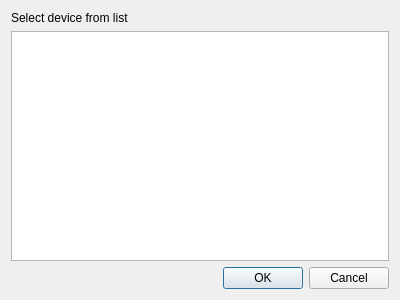
<?xml version="1.0" encoding="UTF-8"?>
<ui version="4.0">
 <class>ConnectDialog</class>
 <widget class="QDialog" name="ConnectDialog">
  <property name="geometry">
   <rect>
    <x>0</x>
    <y>0</y>
    <width>400</width>
    <height>300</height>
   </rect>
  </property>
  <property name="windowTitle">
   <string>Dialog</string>
  </property>
  <layout class="QVBoxLayout" name="verticalLayout">
   <item>
    <widget class="QLabel" name="label_select_from_list">
     <property name="text">
      <string>Select device from list</string>
     </property>
    </widget>
   </item>
   <item>
    <widget class="QListView" name="list_view_attached_devices">
     <property name="editTriggers">
      <set>QAbstractItemView::NoEditTriggers</set>
     </property>
    </widget>
   </item>
   <item>
    <widget class="QDialogButtonBox" name="button_box">
     <property name="orientation">
      <enum>Qt::Horizontal</enum>
     </property>
     <property name="standardButtons">
      <set>QDialogButtonBox::Cancel|QDialogButtonBox::Ok</set>
     </property>
    </widget>
   </item>
  </layout>
 </widget>
 <resources/>
 <connections>
  <connection>
   <sender>button_box</sender>
   <signal>accepted()</signal>
   <receiver>ConnectDialog</receiver>
   <slot>accept()</slot>
   <hints>
    <hint type="sourcelabel">
     <x>248</x>
     <y>254</y>
    </hint>
    <hint type="destinationlabel">
     <x>157</x>
     <y>274</y>
    </hint>
   </hints>
  </connection>
  <connection>
   <sender>button_box</sender>
   <signal>rejected()</signal>
   <receiver>ConnectDialog</receiver>
   <slot>reject()</slot>
   <hints>
    <hint type="sourcelabel">
     <x>316</x>
     <y>260</y>
    </hint>
    <hint type="destinationlabel">
     <x>286</x>
     <y>274</y>
    </hint>
   </hints>
  </connection>
 </connections>
</ui>
